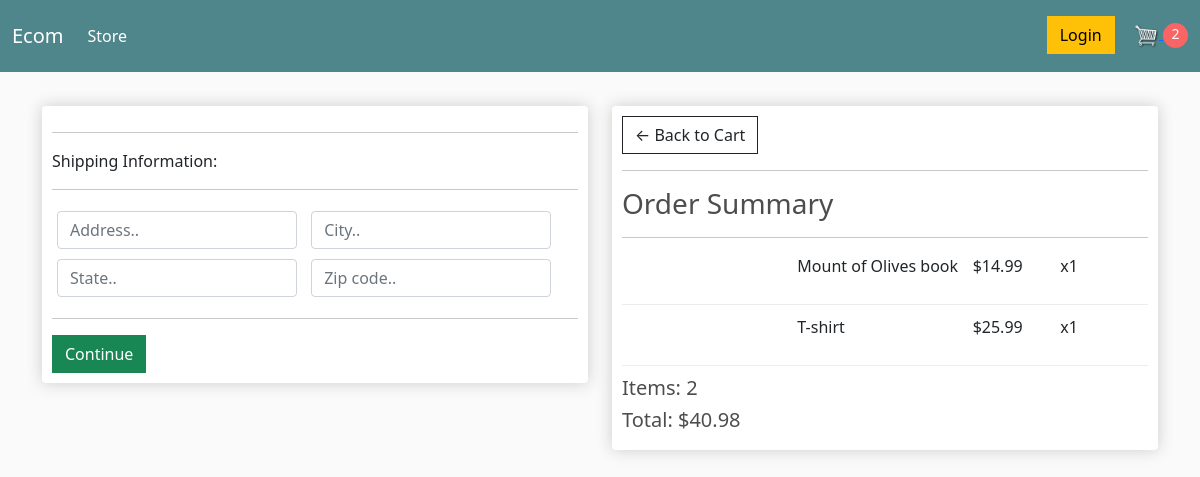
/checkout/ (signed in), run on an earlier commit of the app's database.
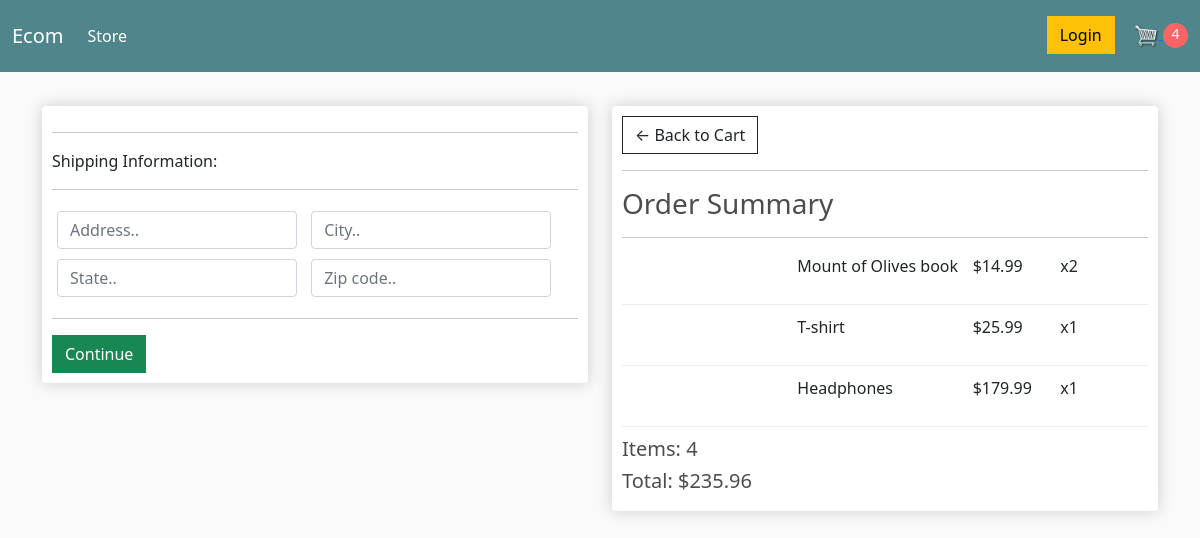
And on a later commit of the database.
### store/models.py (models this page shows, shortened)
class OrderItem(models.Model):
    product = models.ForeignKey(
        Product, on_delete=models.SET_NULL, null=True, blank=True
    )
    order = models.ForeignKey(Order, on_delete=models.SET_NULL, null=True, blank=True)
    quantity = models.IntegerField(default=0, null=True, blank=True)
    date_added = models.DateTimeField(auto_now_add=True)
    @property
    def get_total(self):
        total = self.product.price * self.quantity
        return total

class Product(models.Model):
    name = models.CharField(max_length=200)
    price = models.FloatField()
    digital = models.BooleanField(default=False, null=True, blank=True)
    image = models.ImageField(null=True, blank=True)

class Order(models.Model):
    customer = models.ForeignKey(
        Customer, on_delete=models.SET_NULL, null=True, blank=True
    )
    date_ordered = models.DateTimeField(auto_now_add=True)
    complete = models.BooleanField(default=False)
    transaction_id = models.CharField(max_length=200, null=True)
    @property
    def get_cart_total(self):
        orderitems = self.orderitem_set.all()
        total = sum([item.get_total for item in orderitems])
        return total
    @property
    def get_cart_items(self):
        orderitems = self.orderitem_set.all()
        total = sum([item.quantity for item in orderitems])
        return total

### store/views.py (the view, shortened to what this page needs)
# urls.py: path("checkout/", views.checkout, name="checkout"),
def checkout(request):
    if request.user.is_authenticated:
        customer = request.user.customer
        order, created = Order.objects.get_or_create(customer=customer, complete=False)
        items = order.orderitem_set.all()
    context = {"items": items, "order": order, 'cartItems': get_cart_items(request)}
    return render(request, "store/checkout.html", context)

### store/views.py (called while the page is built)
def get_cart_items(request):
    items = 0
    if request.user.is_authenticated:
        customer = request.user.customer
        order, created = Order.objects.get_or_create(customer=customer, complete=False)
        items = order.get_cart_items
    return items

### store/templates/store/checkout.html (shortened to what this page needs)
{% extends 'store/main.html' %}
{% load static %}
{% block content %}
    <div class="row">
        <div class="col-lg-6">
            <div class="box-element" id="form-wrapper">
                <form id="form">
                    <div id="shipping-info">
                        <hr>
                        <p>Shipping Information:</p>
                        <hr>
                        <div class="form-field">
                            <input class="form-control" type="text" name="address"
                                placeholder="Address..">
                        </div>
                        <div class="form-field">
                            <input class="form-control" type="text" name="city"
                                placeholder="City..">
                        </div>
                        <div class="form-field">
                            <input class="form-control" type="text" name="state"
                                placeholder="State..">
                        </div>
                        <div class="form-field">
                            <input class="form-control" type="text" name="zipcode"
                                placeholder="Zip code..">
                        </div>
                    </div>
                    <hr>
                    <input id="form-button" class="btn btn-success btn-block" type="submit"
                        value="Continue">
                </form>
            </div>
            <br>
        </div>
        <div class="col-lg-6">
            <div class="box-element">
                <a  class="btn btn-outline-dark" href="{% url 'cart' %}">&#x2190; Back to Cart</a>
                <hr>
                <h3>Order Summary</h3>
                <hr>
                {% for item in items %}
                    <div class="cart-row">
                        <div style="flex:2"><img class="row-image" src="{{ item.product.image_url }}"></div>
                        <div style="flex:2"><p>{{ item.product.name }}</p></div>
                        <div style="flex:1"><p>${{ item.product.price|floatformat:2 }}</p></div>
                        <div style="flex:1"><p>x{{ item.quantity }}</p></div>
                    </div>
                {% endfor %}
                <h5>Items: {{ order.get_cart_items }}</h5>
                <h5>Total: ${{ order.get_cart_total|floatformat:2 }}</h5>
            </div>
        </div>
    </div>
{% endblock content %}

What changed in the data, as far as the page shows it:
changed OrderItem "Mount of Olives book": quantity "1" → "2"
added OrderItem: product.name "Headphones", product.price "179.99", quantity "1"
changed through a linked row, Order: get_cart_items "2" → "4"; get_cart_total "40.98" → "235.96"
Also different on the page:
{{ cartItems }}: "2" → "4"
